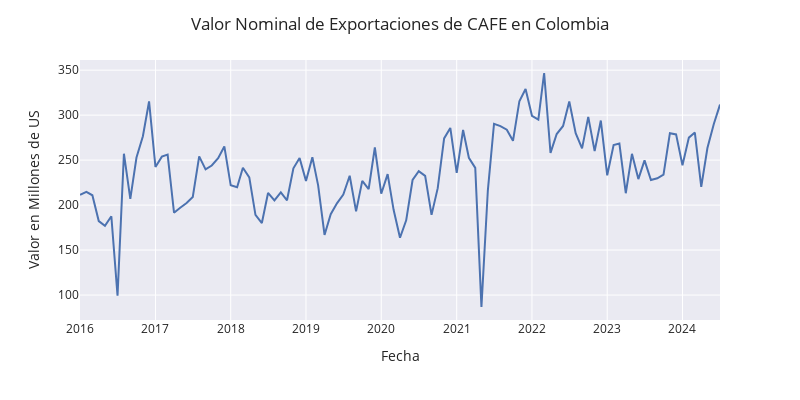

Notebook code cell kept with this figure:
### Code cell
fig = px.line(s2_2016, x="fecha", y="nominal")
fig.update_layout(xaxis_title="Fecha", yaxis_title="Valor en Miles de US", title="Valor Nominal de Exportaciones de CAFE en Colombia", width=800, height=400)
fig.show()
